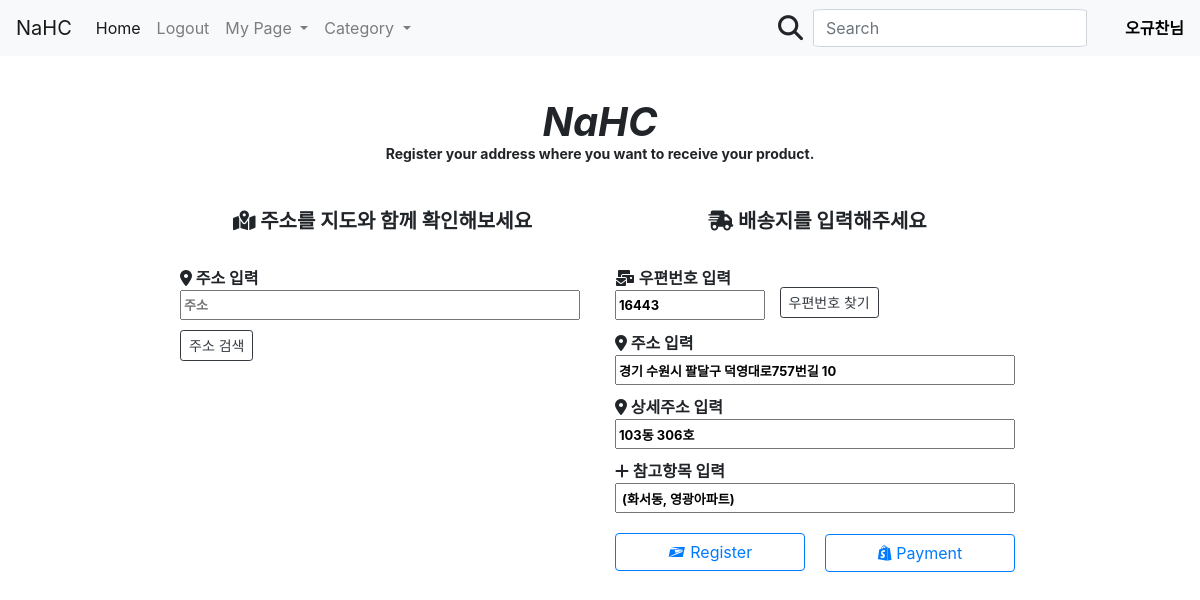
/user/1 (signed in), run on the app's committed database.
### mainController.py (models this page shows)
class User(UserMixin,db.Model):
    primary_key = db.Column(db.Integer,primary_key=True)
    name = db.Column(db.String(250), nullable=False)
    email = db.Column(db.String(250),nullable=False)
    id = db.Column(db.String(250),nullable=False)
    password = db.Column(db.String(250),nullable=False)

class Address(db.Model):
    primary_key = db.Column(db.Integer,primary_key=True)
    user_id = db.Column(db.String(100),nullable=False)
    address_number = db.Column(db.Integer,nullable=False)
    address = db.Column(db.String(250),nullable=False)
    address_detail = db.Column(db.String(250),nullable=False)
    reference = db.Column(db.String(250),nullable=False)

### mainController.py (the view)
@app.route("/user/<int:id>")
@login_Required
def userPage(id):
    logged = current_user.is_authenticated
    user_address = Address.query.filter_by(user_id=current_user.id).first()
    return render_template("/member/user.html",logged=logged,current_user=current_user,item_id=id,user_address=user_address)

### mainController.py (called while the page is built)
@login_manager.user_loader
def load_user(user_id):
    return User.query.filter_by(id=user_id).first()

def login_Required(f):
    @wraps(f)
    def decorated_function(*args,**kwargs):
        if not current_user.is_authenticated:
            return redirect(url_for("loginPage"))
        return f(*args,**kwargs)
    return decorated_function

### templates/member/user.html (shortened to what this page needs)
<!DOCTYPE html>
<html lang="en">
<head>
    <link rel="stylesheet" href="../static/css/member/user.css">
    <link rel="stylesheet" href="https://cdn.jsdelivr.net/npm/bootstrap@4.5.3/dist/css/bootstrap.min.css">
    <link href="https://cdnjs.cloudflare.com/ajax/libs/font-awesome/6.4.2/css/all.min.css" rel="stylesheet"></link>
</head>
<body>
{% include "header.html" %}
    <section id="section">
         <h1 class="section_header"> NaHC </h1>
         <h3 class="section_header_text"> Register your address where you want to receive your product.</h3>
         <div class="row">
             <div class="col-lg-6">
                <div class="search_header"><i class="fa-solid fa-map-location-dot"></i> 주소를 지도와 함께 확인해보세요 </div>
                <label for="sample5_address" class="postcode_label"><i class="fa-solid fa-location-dot"></i> 주소 입력 </label> <br>
                 <input type="text" id="sample5_address" placeholder="주소">
                <input type="button" class="btn btn-outline-dark btn-sm search_button" onclick="sample5_execDaumPostcode()" value="주소 검색"><br>
             </div>
             <div class="col-lg-6">
                 <div class="search_header"><i class="fa-solid fa-truck-fast"></i> 배송지를 입력해주세요 </div>
                 <form class="sample-box" method="post" action="{{ url_for('address_register') }}">
                    <label for="sample6_postcode" class="postcode_label"><i class="fa-solid fa-envelopes-bulk"></i> 우편번호 입력 </label> <br>
                    <input type="text" id="sample6_postcode" name="address_number" placeholder="우편번호" value="{{ user_address.address_number }}">
                    <input type="button" class="btn btn-outline-dark btn-sm address_number_button" onclick="sample6_execDaumPostcode()" value="우편번호 찾기"><br>
                    <label for="sample6_address" class="postcode_label"><i class="fa-solid fa-location-dot"></i> 주소 입력 </label> <br>
                    <input type="text" id="sample6_address" name="address" value="{{ user_address.address }}" placeholder="주소">
                    <label for="sample6_detailAddress" class="postcode_label"><i class="fa-solid fa-location-dot"></i> 상세주소 입력 </label> <br>
                    <input type="text" id="sample6_detailAddress" name="address_detail" value="{{ user_address.address_detail }}" placeholder="상세주소">
                    <label for="sample6_detailAddress" class="postcode_label"><i class="fa-solid fa-plus"></i> 참고항목 입력 </label> <br>
                    <input type="text" id="sample6_extraAddress"  name="reference" value="{{ user_address.reference }}" placeholder="참고항목">
                    <button type="submit" class="btn btn-outline-primary btn-block submitButton"><i class="fa-brands fa-usps"></i> Register </button>
                    {% if item_id == 0: %}
                        <a type="button" class="btn btn-outline-primary btn-block shoppingButton" href="{{ url_for('basketPage') }}"> <i class="fa-brands fa-shopify"></i> Basket </a>
                    {% else: %}
                        <a type="button" class="btn btn-outline-primary btn-block shoppingButton" href="{{ url_for('paymentPage',id=item_id) }}"> <i class="fa-brands fa-shopify"></i> Payment </a>
                    {% endif %}
                 </form>
             </div>
         </div>
    </section>
</body>
</html>

### templates/header.html (shortened to what this page needs)
<head>
    <link href="https://cdnjs.cloudflare.com/ajax/libs/font-awesome/6.4.2/css/all.min.css" rel="stylesheet"></link>
</head>
<header id="header">
    <nav class="navbar navbar-expand-lg  navbar-light bg-light">
        <a class="navbar-brand" href="#"> NaHC </a>
        <div class="collapse navbar-collapse" id="navbarSupportedContent">
            <ul class="navbar-nav mr-auto">
                <li class="nav-item active">
                    <a class="nav-link" href="{{ url_for('mainPage') }}"> Home <span class="sr-only">(current)</span></a>
                </li>
                {% if logged: %}
                    <li class="nav-item">
                        <a class="nav-link" href="{{ url_for('logout') }}"> Logout </a>
                    </li>
                {% else: %}
                    <li class="nav-item">
                        <a class="nav-link" href="{{ url_for('loginPage') }}"> Login </a>
                    </li>
                {% endif %}
                <li class="nav-item dropdown">
                    <a class="nav-link dropdown-toggle" href="#" id="navbarDropdown" role="button" data-toggle="dropdown" aria-haspopup="true" aria-expanded="false">
                        My Page
                    </a>
                </li>
                <li class="nav-item dropdown">
                    <a class="nav-link dropdown-toggle" href="#" id="navbarDropdown2" role="button" data-toggle="dropdown" aria-haspopup="true" aria-expanded="false">
                        Category
                    </a>
                </li>
            </ul>
            <form class="form-inline my-2 my-lg-0" style="margin-right:30px;" action="{{ url_for('searchPage') }}" method="post">
                <i class="fa-solid fa-magnifying-glass" style="margin-right:10px; font-size:25px;"></i>
                <input class="form-control mr-sm-2" name="search_keyword" type="search" placeholder="Search" aria-label="Search" style="border-radius:5%;">
            </form>
             {% if logged: %}
                <span style="font-weight:bold;;"><span class="profile_name" style="color:#000;">{{ current_user.name }}</span><span style="color:#000">님</span></span>
             {% endif %}
        </div>
    </nav>
</header>

### static/css/member/user.css (style rules this page uses)
#section { width:70%; margin:0 auto; }
.section_header { padding:5% 0 0 0; margin-bottom:0; font-weight:bold; font-style:italic; text-align:center; }
.section_header_text { font-size:14px; font-weight:bold; text-align:center; padding-bottom:3%; }
.search_header { text-align:center; font-weight:bold; font-size:20px; margin:10px 0 20px 0; }
.search_button { margin-top:10px; }
label { font-weight:bold; margin-top:10px; margin-bottom:0px !important; }
.address_number_button { position:relative; bottom:3px; left:10px; font-size:14px; }
#sample6_postcode { width:150px; height:30px; font-size:13px; font-weight:bold; }
#sample6_address, #sample6_detailAddress, #sample6_extraAddress, #sample5_address { width:400px; height:30px; font-size:13px; font-weight:bold; }
.submitButton, .shoppingButton { margin-top:20px; width:190px !important; }
.shoppingButton { position: relative; bottom: 45px; left: 210px }

### data on the page
User: name "오규찬"
Address: address_number "16443", address "경기 수원시 팔달구 덕영대로757번길 10", address_detail "103동 306호", reference "(화서동, 영광아파트)"
